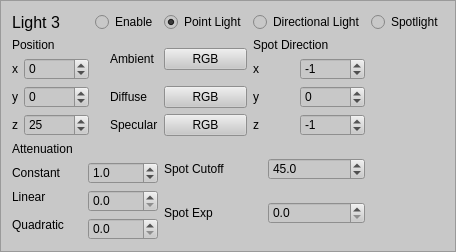
        <widget class="QFrame" name="frame_5">
         <property name="styleSheet">
          <string notr="true">background-color: rgb(200,200,200)</string>
         </property>
         <property name="frameShape">
          <enum>QFrame::StyledPanel</enum>
         </property>
         <property name="frameShadow">
          <enum>QFrame::Raised</enum>
         </property>
         <layout class="QGridLayout" name="gridLayout_15">
          <item row="0" column="0">
           <widget class="QLabel" name="label_43">
            <property name="font">
             <font>
              <pointsize>12</pointsize>
             </font>
            </property>
            <property name="text">
             <string>Light 3</string>
            </property>
           </widget>
          </item>
          <item row="0" column="1" colspan="2">
           <widget class="QRadioButton" name="Light3_On">
            <property name="text">
             <string>Enable</string>
            </property>
            <property name="checked">
             <bool>false</bool>
            </property>
            <property name="autoExclusive">
             <bool>false</bool>
            </property>
           </widget>
          </item>
          <item row="0" column="3">
           <widget class="QRadioButton" name="Light3_Point">
            <property name="text">
             <string>Point Light</string>
            </property>
            <property name="checked">
             <bool>true</bool>
            </property>
           </widget>
          </item>
          <item row="0" column="4">
           <widget class="QRadioButton" name="Light3_Directional">
            <property name="text">
             <string>Directional Light</string>
            </property>
            <property name="checked">
             <bool>false</bool>
            </property>
           </widget>
          </item>
          <item row="0" column="5">
           <widget class="QRadioButton" name="Light3_Spotlight">
            <property name="text">
             <string>Spotlight</string>
            </property>
            <property name="checked">
             <bool>false</bool>
            </property>
           </widget>
          </item>
          <item row="1" column="0">
           <widget class="QLabel" name="label_44">
            <property name="text">
             <string>Position</string>
            </property>
           </widget>
          </item>
          <item row="1" column="2" rowspan="2">
           <widget class="QLabel" name="label_45">
            <property name="text">
             <string>Ambient</string>
            </property>
           </widget>
          </item>
          <item row="1" column="3" rowspan="2">
           <widget class="QPushButton" name="Light3_Ambient">
            <property name="text">
             <string>RGB</string>
            </property>
           </widget>
          </item>
          <item row="1" column="4">
           <widget class="QLabel" name="label_46">
            <property name="text">
             <string>Spot Direction</string>
            </property>
           </widget>
          </item>
          <item row="2" column="0" rowspan="3">
           <layout class="QGridLayout" name="gridLayout_16">
            <item row="0" column="0">
             <widget class="QLabel" name="label_47">
              <property name="text">
               <string>x</string>
              </property>
             </widget>
            </item>
            <item row="0" column="1">
             <widget class="QSpinBox" name="Light3_Pos_X">
              <property name="minimum">
               <number>-10000</number>
              </property>
              <property name="maximum">
               <number>10000</number>
              </property>
              <property name="value">
               <number>0</number>
              </property>
             </widget>
            </item>
            <item row="1" column="0">
             <widget class="QLabel" name="label_48">
              <property name="text">
               <string>y</string>
              </property>
             </widget>
            </item>
            <item row="1" column="1">
             <widget class="QSpinBox" name="Light3_Pos_Y">
              <property name="minimum">
               <number>-10000</number>
              </property>
              <property name="maximum">
               <number>10000</number>
              </property>
              <property name="value">
               <number>0</number>
              </property>
             </widget>
            </item>
            <item row="2" column="0">
             <widget class="QLabel" name="label_49">
              <property name="text">
               <string>z</string>
              </property>
             </widget>
            </item>
            <item row="2" column="1">
             <widget class="QSpinBox" name="Light3_Pos_Z">
              <property name="minimum">
               <number>-10000</number>
              </property>
              <property name="maximum">
               <number>10000</number>
              </property>
              <property name="value">
               <number>25</number>
              </property>
             </widget>
            </item>
           </layout>
          </item>
          <item row="2" column="4" rowspan="3">
           <layout class="QGridLayout" name="gridLayout_17">
            <item row="0" column="0">
             <widget class="QLabel" name="label_50">
              <property name="text">
               <string>x</string>
              </property>
             </widget>
            </item>
            <item row="0" column="1">
             <widget class="QSpinBox" name="Light3_Dir_X">
              <property name="minimum">
               <number>-10000</number>
              </property>
              <property name="maximum">
               <number>10000</number>
              </property>
              <property name="value">
               <number>-1</number>
              </property>
             </widget>
            </item>
            <item row="1" column="0">
             <widget class="QLabel" name="label_51">
              <property name="text">
               <string>y</string>
              </property>
             </widget>
            </item>
            <item row="1" column="1">
             <widget class="QSpinBox" name="Light3_Dir_Y">
              <property name="minimum">
               <number>-10000</number>
              </property>
              <property name="maximum">
               <number>10000</number>
              </property>
             </widget>
            </item>
            <item row="2" column="0">
             <widget class="QLabel" name="label_52">
              <property name="text">
               <string>z</string>
              </property>
             </widget>
            </item>
            <item row="2" column="1">
             <widget class="QSpinBox" name="Light3_Dir_Z">
              <property name="minimum">
               <number>-10000</number>
              </property>
              <property name="maximum">
               <number>10000</number>
              </property>
              <property name="value">
               <number>-1</number>
              </property>
             </widget>
            </item>
           </layout>
          </item>
          <item row="3" column="2">
           <widget class="QLabel" name="label_53">
            <property name="text">
             <string>Diffuse</string>
            </property>
           </widget>
          </item>
          <item row="3" column="3">
           <widget class="QPushButton" name="Light3_Diffuse">
            <property name="text">
             <string>RGB</string>
            </property>
           </widget>
          </item>
          <item row="4" column="2">
           <widget class="QLabel" name="label_54">
            <property name="text">
             <string>Specular</string>
            </property>
           </widget>
          </item>
          <item row="4" column="3">
           <widget class="QPushButton" name="Light3_Specular">
            <property name="text">
             <string>RGB</string>
            </property>
           </widget>
          </item>
          <item row="5" column="0" colspan="2">
           <widget class="QLabel" name="label_55">
            <property name="text">
             <string>Attenuation</string>
            </property>
           </widget>
          </item>
          <item row="5" column="3" rowspan="2" colspan="2">
           <layout class="QGridLayout" name="gridLayout_18">
            <item row="0" column="0">
             <widget class="QLabel" name="label_56">
              <property name="text">
               <string>Spot Cutoff</string>
              </property>
             </widget>
            </item>
            <item row="0" column="1">
             <widget class="QDoubleSpinBox" name="Light3_Spot_Cutoff">
              <property name="decimals">
               <number>1</number>
              </property>
              <property name="maximum">
               <double>90.000000000000000</double>
              </property>
              <property name="value">
               <double>45.000000000000000</double>
              </property>
             </widget>
            </item>
            <item row="1" column="0">
             <widget class="QLabel" name="label_57">
              <property name="text">
               <string>Spot Exp</string>
              </property>
             </widget>
            </item>
            <item row="1" column="1">
             <widget class="QDoubleSpinBox" name="Light3_Spot_Exp">
              <property name="decimals">
               <number>1</number>
              </property>
              <property name="maximum">
               <double>100.000000000000000</double>
              </property>
              <property name="singleStep">
               <double>0.100000000000000</double>
              </property>
             </widget>
            </item>
           </layout>
          </item>
          <item row="6" column="0" colspan="3">
           <layout class="QGridLayout" name="gridLayout_19">
            <item row="0" column="0">
             <widget class="QLabel" name="label_58">
              <property name="text">
               <string>Constant</string>
              </property>
             </widget>
            </item>
            <item row="0" column="1">
             <widget class="QDoubleSpinBox" name="Light3_Constant">
              <property name="decimals">
               <number>1</number>
              </property>
              <property name="singleStep">
               <double>0.100000000000000</double>
              </property>
              <property name="value">
               <double>1.000000000000000</double>
              </property>
             </widget>
            </item>
            <item row="1" column="0">
             <widget class="QLabel" name="label_59">
              <property name="text">
               <string>Linear</string>
              </property>
             </widget>
            </item>
            <item row="1" column="1" rowspan="2">
             <widget class="QDoubleSpinBox" name="Light3_Linear">
              <property name="decimals">
               <number>1</number>
              </property>
              <property name="singleStep">
               <double>0.100000000000000</double>
              </property>
             </widget>
            </item>
            <item row="2" column="0" rowspan="2">
             <widget class="QLabel" name="label_60">
              <property name="text">
               <string>Quadratic</string>
              </property>
             </widget>
            </item>
            <item row="3" column="1">
             <widget class="QDoubleSpinBox" name="Light3_Quadratic">
              <property name="decimals">
               <number>1</number>
              </property>
              <property name="singleStep">
               <double>0.100000000000000</double>
              </property>
             </widget>
            </item>
           </layout>
          </item>
         </layout>
        </widget>
